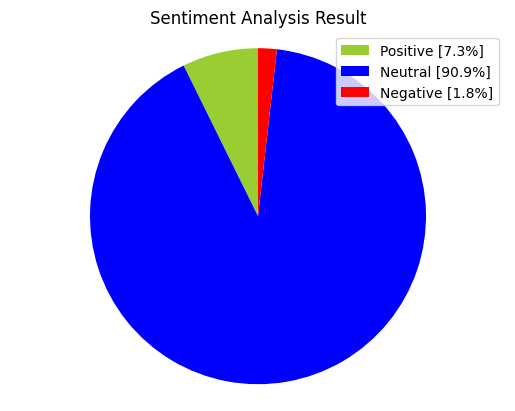

Write the Python code that produced this figure.
# %%
import pandas as pd
import matplotlib.pyplot as plt
import re
import nltk

from nltk.corpus import stopwords, wordnet
from nltk.stem import PorterStemmer
from textblob import TextBlob
from vaderSentiment.vaderSentiment import SentimentIntensityAnalyzer

from wordcloud import WordCloud
from PIL import Image


nltk.download('stopwords')
stop_words = stopwords.words('english')
nltk.download('wordnet')
nltk.download('omw-1.4')


# %%
df_tweets = pd.read_csv('1st_group.csv', encoding='utf-8')
# %%
def remove_rt(x): return re.sub('RT @\w+: ', ' ', x)
def rt(x): return re.sub('(@[A-Za-z0–9]+)|[^a-zA-Z]', ' ', x)


df_tweets['content'] = df_tweets['content'].map(rt).map(remove_rt)
df_tweets['content'] = df_tweets['content'].str.lower()
X = df_tweets['content']

# %%
cleaned_data = []
manually_excluded = ['co', 'amp', 'https']
for i in range(len(X)):
    tweet = re.sub('[^a-zA-Z]', ' ', X.iloc[i])
    tweet = tweet.lower().split()
    tweet = [word for word in tweet if (
        word not in stop_words) and (word not in manually_excluded)]
    tweet = [word for word in tweet if (wordnet.synsets(word))]
    tweet = ' '.join(tweet)
    cleaned_data.append(tweet)
# %%
df_tweets['text'] = cleaned_data
positive = 0
negative = 0
neutral = 0
polarity = 0
tweet_list = []
neutral_list = []
negative_list = []
positive_list = []

# %%


def percentage(part, whole):
    return 100 * float(part)/float(whole)


noOfTweet = len(df_tweets)
sentiment_analyzer = SentimentIntensityAnalyzer()

for index, tweet in df_tweets.iterrows():
    tweet_list.append(tweet['text'])
    analysis = TextBlob(tweet['text'])
    score = sentiment_analyzer.polarity_scores(tweet['text'])
    neg = score['neg']
    neu = score['neu']
    pos = score['pos']
    comp = score['compound']
    polarity += analysis.sentiment.polarity

    if neg > pos:
        negative_list.append(tweet['text'])
    elif pos > neg:
        positive_list.append(tweet['text'])
    elif pos == neg:
        neutral_list.append(tweet['text'])

    positive = percentage(len(positive_list), noOfTweet)
    negative = percentage(len(negative_list), noOfTweet)
    neutral = percentage(len(neutral_list), noOfTweet)
    polarity = percentage(polarity, noOfTweet)
    positive = format(positive, '.1f')
    negative = format(negative, '.1f')
    neutral = format(neutral, '.1f')
# %%
labels = ['Positive ['+str(positive)+'%]', 'Neutral [' +
          str(neutral)+'%]', 'Negative ['+str(negative)+'%]']
sizes = [positive, neutral, negative]
colors = ['yellowgreen', 'blue', 'red']
patches, texts = plt.pie(sizes, colors=colors, startangle=90)
plt.style.use('default')
plt.legend(labels)
plt.title("Sentiment Analysis Result")
plt.axis('equal')
plt.show()
# %%
# Function to Create Wordcloud


def create_wordcloud(text):
    wc = WordCloud(background_color='white', max_words=3000)
    wc.generate(str(text))
    plt.imshow(wc, interpolation='bilinear')
    plt.axis("off")
    plt.show()


create_wordcloud(pd.Series(positive_list).values)


# %%
